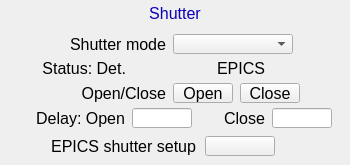
<?xml version="1.0" ?>
<ui version="4.0">
  <class>Dialog</class>
  <widget class="PyDMFrame" name="screen">
    <property name="geometry">
      <rect>
        <x>85</x>
        <y>111</y>
        <width>350</width>
        <height>165</height>
      </rect>
    </property>
    <property name="minimumSize">
      <size>
        <width>350</width>
        <height>165</height>
      </size>
    </property>
    <property name="styleSheet">
      <string notr="true">PyDMFrame#screen {
  color: rgb(0, 0, 0);
  background-color: rgb(187, 187, 187);
  }</string>
    </property>
    <property name="windowTitle">
      <string>ADShutter</string>
    </property>
    <layout class="QGridLayout" name="gridLayout" columnstretch="6,9,31,20,56,3,1,6,8,26,7,19,4,9,5,5,14,4,7,25,7,3,18,7,32,18" rowstretch="2,1,20,11,20,4,1,18,1,5,20,5,20,8,20,9">
      <property name="leftMargin">
        <number>0</number>
      </property>
      <property name="topMargin">
        <number>0</number>
      </property>
      <property name="rightMargin">
        <number>0</number>
      </property>
      <property name="bottomMargin">
        <number>0</number>
      </property>
      <property name="horizontalSpacing">
        <number>0</number>
      </property>
      <property name="verticalSpacing">
        <number>0</number>
      </property>
      <item row="1" column="5" rowspan="2" colspan="12">
        <widget class="PyDMDrawingRectangle" name="rectangle">
          <property name="geometry">
            <rect>
              <x>122</x>
              <y>2</y>
              <width>107</width>
              <height>21</height>
            </rect>
          </property>
          <property name="sizePolicy">
            <sizepolicy hsizetype="Ignored" vsizetype="Ignored">
              <horstretch>0</horstretch>
              <verstretch>0</verstretch>
            </sizepolicy>
          </property>
          <property name="brush" stdset="0">
            <brush brushstyle="SolidPattern">
              <color alpha="255">
                <red>218</red>
                <green>218</green>
                <blue>218</blue>
              </color>
            </brush>
          </property>
          <property name="penStyle" stdset="0">
            <enum>Qt::SolidLine</enum>
          </property>
          <property name="penColor" stdset="0">
            <color>
              <red>218</red>
              <green>218</green>
              <blue>218</blue>
            </color>
          </property>
          <property name="penWidth" stdset="0">
            <double>0</double>
          </property>
          <property name="penCapStyle" stdset="0">
            <enum>Qt::FlatCap</enum>
          </property>
          <property name="toolTip">
            <string>rectangle</string>
          </property>
        </widget>
      </item>
      <item row="0" column="0" rowspan="16" colspan="26">
        <widget class="PyDMDrawingRectangle" name="rectangle_1">
          <property name="geometry">
            <rect>
              <x>0</x>
              <y>0</y>
              <width>350</width>
              <height>165</height>
            </rect>
          </property>
          <property name="sizePolicy">
            <sizepolicy hsizetype="Ignored" vsizetype="Ignored">
              <horstretch>0</horstretch>
              <verstretch>0</verstretch>
            </sizepolicy>
          </property>
          <property name="brush" stdset="0">
            <brush brushstyle="NoBrush">
              <color alpha="255">
                <red>0</red>
                <green>0</green>
                <blue>0</blue>
              </color>
            </brush>
          </property>
          <property name="penStyle" stdset="0">
            <enum>Qt::SolidLine</enum>
          </property>
          <property name="penColor" stdset="0">
            <color>
              <red>0</red>
              <green>0</green>
              <blue>0</blue>
            </color>
          </property>
          <property name="penWidth" stdset="0">
            <double>1</double>
          </property>
          <property name="penCapStyle" stdset="0">
            <enum>Qt::FlatCap</enum>
          </property>
          <property name="toolTip">
            <string>rectangle_1</string>
          </property>
        </widget>
      </item>
      <item row="2" column="9" colspan="6">
        <widget class="QLabel" name="text">
          <property name="geometry">
            <rect>
              <x>140</x>
              <y>3</y>
              <width>70</width>
              <height>20</height>
            </rect>
          </property>
          <property name="sizePolicy">
            <sizepolicy hsizetype="Ignored" vsizetype="Ignored">
              <horstretch>0</horstretch>
              <verstretch>0</verstretch>
            </sizepolicy>
          </property>
          <property name="text">
            <string>Shutter</string>
          </property>
          <property name="font">
            <font>
              <pointsize>12</pointsize>
            </font>
          </property>
          <property name="brush" stdset="0">
            <brush brushstyle="SolidPattern">
              <color alpha="255">
                <red>10</red>
                <green>0</green>
                <blue>184</blue>
              </color>
            </brush>
          </property>
          <property name="toolTip">
            <string>text</string>
          </property>
          <property name="alignment">
            <set>Qt::AlignCenter</set>
          </property>
          <property name="styleSheet">
            <string notr="true">QLabel#text {
  color: rgb(10, 0, 184);
  }</string>
          </property>
        </widget>
      </item>
      <item row="4" column="3" colspan="7">
        <widget class="QLabel" name="text_1">
          <property name="geometry">
            <rect>
              <x>46</x>
              <y>34</y>
              <width>120</width>
              <height>20</height>
            </rect>
          </property>
          <property name="sizePolicy">
            <sizepolicy hsizetype="Ignored" vsizetype="Ignored">
              <horstretch>0</horstretch>
              <verstretch>0</verstretch>
            </sizepolicy>
          </property>
          <property name="text">
            <string>Shutter mode</string>
          </property>
          <property name="font">
            <font>
              <pointsize>12</pointsize>
            </font>
          </property>
          <property name="brush" stdset="0">
            <brush brushstyle="SolidPattern">
              <color alpha="255">
                <red>0</red>
                <green>0</green>
                <blue>0</blue>
              </color>
            </brush>
          </property>
          <property name="toolTip">
            <string>text_1</string>
          </property>
          <property name="alignment">
            <set>Qt::AlignRight|Qt::AlignTrailing|Qt::AlignVCenter</set>
          </property>
          <property name="styleSheet">
            <string notr="true">QLabel#text_1 {
  color: rgb(0, 0, 0);
  }</string>
          </property>
        </widget>
      </item>
      <item row="4" column="11" colspan="12">
        <widget class="PyDMEnumComboBox" name="menu">
          <property name="geometry">
            <rect>
              <x>173</x>
              <y>34</y>
              <width>120</width>
              <height>20</height>
            </rect>
          </property>
          <property name="sizePolicy">
            <sizepolicy hsizetype="Ignored" vsizetype="Ignored">
              <horstretch>0</horstretch>
              <verstretch>0</verstretch>
            </sizepolicy>
          </property>
          <property name="toolTip">
            <string>${P}${R}ShutterMode</string>
          </property>
          <property name="channel" stdset="0">
            <string>ca://${P}${R}ShutterMode</string>
          </property>
          <property name="font">
            <font>
              <pointsize>12</pointsize>
            </font>
          </property>
          <property name="styleSheet">
            <string notr="true">PyDMEnumComboBox#menu {
  color: rgb(0, 0, 0);
  background-color: rgb(115, 223, 255);
  }</string>
          </property>
        </widget>
      </item>
      <item row="10" column="4" colspan="6">
        <widget class="QLabel" name="text_2">
          <property name="geometry">
            <rect>
              <x>66</x>
              <y>83</y>
              <width>100</width>
              <height>20</height>
            </rect>
          </property>
          <property name="sizePolicy">
            <sizepolicy hsizetype="Ignored" vsizetype="Ignored">
              <horstretch>0</horstretch>
              <verstretch>0</verstretch>
            </sizepolicy>
          </property>
          <property name="text">
            <string>Open/Close</string>
          </property>
          <property name="font">
            <font>
              <pointsize>12</pointsize>
            </font>
          </property>
          <property name="brush" stdset="0">
            <brush brushstyle="SolidPattern">
              <color alpha="255">
                <red>0</red>
                <green>0</green>
                <blue>0</blue>
              </color>
            </brush>
          </property>
          <property name="toolTip">
            <string>text_2</string>
          </property>
          <property name="alignment">
            <set>Qt::AlignRight|Qt::AlignTrailing|Qt::AlignVCenter</set>
          </property>
          <property name="styleSheet">
            <string notr="true">QLabel#text_2 {
  color: rgb(0, 0, 0);
  }</string>
          </property>
        </widget>
      </item>
      <item row="10" column="11" colspan="7">
        <widget class="PyDMPushButton" name="message_button">
          <property name="geometry">
            <rect>
              <x>173</x>
              <y>83</y>
              <width>60</width>
              <height>20</height>
            </rect>
          </property>
          <property name="sizePolicy">
            <sizepolicy hsizetype="Ignored" vsizetype="Ignored">
              <horstretch>0</horstretch>
              <verstretch>0</verstretch>
            </sizepolicy>
          </property>
          <property name="text">
            <string>Open</string>
          </property>
          <property name="font">
            <font>
              <pointsize>12</pointsize>
            </font>
          </property>
          <property name="toolTip">
            <string>${P}${R}ShutterControl</string>
          </property>
          <property name="channel" stdset="0">
            <string>ca://${P}${R}ShutterControl</string>
          </property>
          <property name="pressValue" stdset="0">
            <string>1</string>
          </property>
          <property name="styleSheet">
            <string notr="true">PyDMPushButton#message_button {
  color: rgb(0, 0, 0);
  background-color: rgb(115, 223, 255);
  }</string>
          </property>
        </widget>
      </item>
      <item row="10" column="19" colspan="5">
        <widget class="PyDMPushButton" name="message_button_1">
          <property name="geometry">
            <rect>
              <x>240</x>
              <y>83</y>
              <width>60</width>
              <height>20</height>
            </rect>
          </property>
          <property name="sizePolicy">
            <sizepolicy hsizetype="Ignored" vsizetype="Ignored">
              <horstretch>0</horstretch>
              <verstretch>0</verstretch>
            </sizepolicy>
          </property>
          <property name="text">
            <string>Close</string>
          </property>
          <property name="font">
            <font>
              <pointsize>12</pointsize>
            </font>
          </property>
          <property name="toolTip">
            <string>${P}${R}ShutterControl</string>
          </property>
          <property name="channel" stdset="0">
            <string>ca://${P}${R}ShutterControl</string>
          </property>
          <property name="pressValue" stdset="0">
            <string>0</string>
          </property>
          <property name="styleSheet">
            <string notr="true">PyDMPushButton#message_button_1 {
  color: rgb(0, 0, 0);
  background-color: rgb(115, 223, 255);
  }</string>
          </property>
        </widget>
      </item>
      <item row="6" column="1" rowspan="3" colspan="6">
        <widget class="QLabel" name="text_3">
          <property name="geometry">
            <rect>
              <x>6</x>
              <y>58</y>
              <width>120</width>
              <height>20</height>
            </rect>
          </property>
          <property name="sizePolicy">
            <sizepolicy hsizetype="Ignored" vsizetype="Ignored">
              <horstretch>0</horstretch>
              <verstretch>0</verstretch>
            </sizepolicy>
          </property>
          <property name="text">
            <string>Status: Det.</string>
          </property>
          <property name="font">
            <font>
              <pointsize>12</pointsize>
            </font>
          </property>
          <property name="brush" stdset="0">
            <brush brushstyle="SolidPattern">
              <color alpha="255">
                <red>0</red>
                <green>0</green>
                <blue>0</blue>
              </color>
            </brush>
          </property>
          <property name="toolTip">
            <string>text_3</string>
          </property>
          <property name="alignment">
            <set>Qt::AlignRight|Qt::AlignTrailing|Qt::AlignVCenter</set>
          </property>
          <property name="styleSheet">
            <string notr="true">QLabel#text_3 {
  color: rgb(0, 0, 0);
  }</string>
          </property>
        </widget>
      </item>
      <item row="7" column="8" colspan="4">
        <widget class="PyDMLabel" name="text_update">
          <property name="geometry">
            <rect>
              <x>132</x>
              <y>59</y>
              <width>60</width>
              <height>18</height>
            </rect>
          </property>
          <property name="sizePolicy">
            <sizepolicy hsizetype="Ignored" vsizetype="Ignored">
              <horstretch>0</horstretch>
              <verstretch>0</verstretch>
            </sizepolicy>
          </property>
          <property name="toolTip">
            <string>PV: ${P}${R}ShutterStatus_RBV</string>
          </property>
          <property name="channel" stdset="0">
            <string>ca://${P}${R}ShutterStatus_RBV</string>
          </property>
          <property name="displayFormat" stdset="0">
            <enum>PyDMLabel::String</enum>
          </property>
          <property name="font">
            <font>
              <pointsize>10</pointsize>
            </font>
          </property>
          <property name="alignment">
            <set>Qt::AlignCenter</set>
          </property>
          <property name="textInteractionFlags">
            <set>Qt::TextSelectableByKeyboard|Qt::TextSelectableByMouse</set>
          </property>
          <property name="styleSheet">
            <string notr="true">PyDMLabel#text_update {
  color: rgb(10, 0, 184);
  background-color: rgb(218, 218, 218);
  }</string>
          </property>
        </widget>
      </item>
      <item row="12" column="8" colspan="4">
        <widget class="PyDMLineEdit" name="text_entry">
          <property name="geometry">
            <rect>
              <x>132</x>
              <y>108</y>
              <width>60</width>
              <height>20</height>
            </rect>
          </property>
          <property name="sizePolicy">
            <sizepolicy hsizetype="Ignored" vsizetype="Ignored">
              <horstretch>0</horstretch>
              <verstretch>0</verstretch>
            </sizepolicy>
          </property>
          <property name="channel" stdset="0">
            <string>ca://${P}${R}ShutterOpenDelay</string>
          </property>
          <property name="toolTip">
            <string>${P}${R}ShutterOpenDelay</string>
          </property>
          <property name="font">
            <font>
              <pointsize>12</pointsize>
            </font>
          </property>
          <property name="styleSheet">
            <string notr="true">PyDMLineEdit#text_entry {
  color: rgb(0, 0, 0);
  background-color: rgb(115, 223, 255);
  border: 1px solid black;
  margin: 0px;
  padding: 0px;
  spacing: 0px;
  }</string>
          </property>
        </widget>
      </item>
      <item row="12" column="2" colspan="4">
        <widget class="QLabel" name="text_4">
          <property name="geometry">
            <rect>
              <x>15</x>
              <y>108</y>
              <width>110</width>
              <height>20</height>
            </rect>
          </property>
          <property name="sizePolicy">
            <sizepolicy hsizetype="Ignored" vsizetype="Ignored">
              <horstretch>0</horstretch>
              <verstretch>0</verstretch>
            </sizepolicy>
          </property>
          <property name="text">
            <string>Delay: Open</string>
          </property>
          <property name="font">
            <font>
              <pointsize>12</pointsize>
            </font>
          </property>
          <property name="brush" stdset="0">
            <brush brushstyle="SolidPattern">
              <color alpha="255">
                <red>0</red>
                <green>0</green>
                <blue>0</blue>
              </color>
            </brush>
          </property>
          <property name="toolTip">
            <string>text_4</string>
          </property>
          <property name="alignment">
            <set>Qt::AlignRight|Qt::AlignTrailing|Qt::AlignVCenter</set>
          </property>
          <property name="styleSheet">
            <string notr="true">QLabel#text_4 {
  color: rgb(0, 0, 0);
  }</string>
          </property>
        </widget>
      </item>
      <item row="12" column="16" colspan="4">
        <widget class="QLabel" name="text_5">
          <property name="geometry">
            <rect>
              <x>215</x>
              <y>108</y>
              <width>50</width>
              <height>20</height>
            </rect>
          </property>
          <property name="sizePolicy">
            <sizepolicy hsizetype="Ignored" vsizetype="Ignored">
              <horstretch>0</horstretch>
              <verstretch>0</verstretch>
            </sizepolicy>
          </property>
          <property name="text">
            <string>Close</string>
          </property>
          <property name="font">
            <font>
              <pointsize>12</pointsize>
            </font>
          </property>
          <property name="brush" stdset="0">
            <brush brushstyle="SolidPattern">
              <color alpha="255">
                <red>0</red>
                <green>0</green>
                <blue>0</blue>
              </color>
            </brush>
          </property>
          <property name="toolTip">
            <string>text_5</string>
          </property>
          <property name="alignment">
            <set>Qt::AlignRight|Qt::AlignTrailing|Qt::AlignVCenter</set>
          </property>
          <property name="styleSheet">
            <string notr="true">QLabel#text_5 {
  color: rgb(0, 0, 0);
  }</string>
          </property>
        </widget>
      </item>
      <item row="12" column="21" colspan="4">
        <widget class="PyDMLineEdit" name="text_entry_1">
          <property name="geometry">
            <rect>
              <x>272</x>
              <y>108</y>
              <width>60</width>
              <height>20</height>
            </rect>
          </property>
          <property name="sizePolicy">
            <sizepolicy hsizetype="Ignored" vsizetype="Ignored">
              <horstretch>0</horstretch>
              <verstretch>0</verstretch>
            </sizepolicy>
          </property>
          <property name="channel" stdset="0">
            <string>ca://${P}${R}ShutterCloseDelay</string>
          </property>
          <property name="toolTip">
            <string>${P}${R}ShutterCloseDelay</string>
          </property>
          <property name="font">
            <font>
              <pointsize>12</pointsize>
            </font>
          </property>
          <property name="styleSheet">
            <string notr="true">PyDMLineEdit#text_entry_1 {
  color: rgb(0, 0, 0);
  background-color: rgb(115, 223, 255);
  border: 1px solid black;
  margin: 0px;
  padding: 0px;
  spacing: 0px;
  }</string>
          </property>
        </widget>
      </item>
      <item row="14" column="14" colspan="8">
        <widget class="PyDMRelatedDisplayButton" name="related_display">
          <property name="geometry">
            <rect>
              <x>205</x>
              <y>136</y>
              <width>70</width>
              <height>20</height>
            </rect>
          </property>
          <property name="sizePolicy">
            <sizepolicy hsizetype="Ignored" vsizetype="Ignored">
              <horstretch>0</horstretch>
              <verstretch>0</verstretch>
            </sizepolicy>
          </property>
          <property name="showIcon" stdset="0">
            <bool>true</bool>
          </property>
          <property name="font">
            <font>
              <pointsize>12</pointsize>
            </font>
          </property>
          <property name="styleSheet">
            <string notr="true">PyDMRelatedDisplayButton#related_display {
  color: rgb(0, 0, 0);
  background-color: rgb(115, 223, 255);
  }</string>
          </property>
          <property name="titles" stdset="0">
            <stringlist>
              <string>EPICS shutter setup</string>
            </stringlist>
          </property>
          <property name="filenames" stdset="0">
            <stringlist>
              <string>ADEpicsShutter.ui</string>
            </stringlist>
          </property>
          <property name="macros" stdset="0">
            <stringlist>
              <string>P=${P},R=${R}</string>
            </stringlist>
          </property>
          <property name="openInNewWindow" stdset="0">
            <bool>true</bool>
          </property>
        </widget>
      </item>
      <item row="14" column="1" colspan="12">
        <widget class="QLabel" name="text_6">
          <property name="geometry">
            <rect>
              <x>6</x>
              <y>136</y>
              <width>190</width>
              <height>20</height>
            </rect>
          </property>
          <property name="sizePolicy">
            <sizepolicy hsizetype="Ignored" vsizetype="Ignored">
              <horstretch>0</horstretch>
              <verstretch>0</verstretch>
            </sizepolicy>
          </property>
          <property name="text">
            <string>EPICS shutter setup</string>
          </property>
          <property name="font">
            <font>
              <pointsize>12</pointsize>
            </font>
          </property>
          <property name="brush" stdset="0">
            <brush brushstyle="SolidPattern">
              <color alpha="255">
                <red>0</red>
                <green>0</green>
                <blue>0</blue>
              </color>
            </brush>
          </property>
          <property name="toolTip">
            <string>text_6</string>
          </property>
          <property name="alignment">
            <set>Qt::AlignRight|Qt::AlignTrailing|Qt::AlignVCenter</set>
          </property>
          <property name="styleSheet">
            <string notr="true">QLabel#text_6 {
  color: rgb(0, 0, 0);
  }</string>
          </property>
        </widget>
      </item>
      <item row="6" column="16" rowspan="3" colspan="4">
        <widget class="QLabel" name="text_7">
          <property name="geometry">
            <rect>
              <x>215</x>
              <y>58</y>
              <width>50</width>
              <height>20</height>
            </rect>
          </property>
          <property name="sizePolicy">
            <sizepolicy hsizetype="Ignored" vsizetype="Ignored">
              <horstretch>0</horstretch>
              <verstretch>0</verstretch>
            </sizepolicy>
          </property>
          <property name="text">
            <string>EPICS</string>
          </property>
          <property name="font">
            <font>
              <pointsize>12</pointsize>
            </font>
          </property>
          <property name="brush" stdset="0">
            <brush brushstyle="SolidPattern">
              <color alpha="255">
                <red>0</red>
                <green>0</green>
                <blue>0</blue>
              </color>
            </brush>
          </property>
          <property name="toolTip">
            <string>text_7</string>
          </property>
          <property name="alignment">
            <set>Qt::AlignRight|Qt::AlignTrailing|Qt::AlignVCenter</set>
          </property>
          <property name="styleSheet">
            <string notr="true">QLabel#text_7 {
  color: rgb(0, 0, 0);
  }</string>
          </property>
        </widget>
      </item>
      <item row="7" column="21" colspan="4">
        <widget class="PyDMLabel" name="text_update_1">
          <property name="geometry">
            <rect>
              <x>272</x>
              <y>59</y>
              <width>60</width>
              <height>18</height>
            </rect>
          </property>
          <property name="sizePolicy">
            <sizepolicy hsizetype="Ignored" vsizetype="Ignored">
              <horstretch>0</horstretch>
              <verstretch>0</verstretch>
            </sizepolicy>
          </property>
          <property name="toolTip">
            <string>PV: ${P}${R}ShutterStatusEPICS_RBV</string>
          </property>
          <property name="channel" stdset="0">
            <string>ca://${P}${R}ShutterStatusEPICS_RBV</string>
          </property>
          <property name="displayFormat" stdset="0">
            <enum>PyDMLabel::String</enum>
          </property>
          <property name="font">
            <font>
              <pointsize>10</pointsize>
            </font>
          </property>
          <property name="alignment">
            <set>Qt::AlignCenter</set>
          </property>
          <property name="textInteractionFlags">
            <set>Qt::TextSelectableByKeyboard|Qt::TextSelectableByMouse</set>
          </property>
          <property name="styleSheet">
            <string notr="true">PyDMLabel#text_update_1 {
  color: rgb(10, 0, 184);
  background-color: rgb(218, 218, 218);
  }</string>
          </property>
        </widget>
      </item>
    </layout>
    <zorder>rectangle</zorder>
    <zorder>rectangle_1</zorder>
    <zorder>text</zorder>
    <zorder>text_1</zorder>
    <zorder>menu</zorder>
    <zorder>text_2</zorder>
    <zorder>message_button</zorder>
    <zorder>message_button_1</zorder>
    <zorder>text_3</zorder>
    <zorder>text_update</zorder>
    <zorder>text_entry</zorder>
    <zorder>text_4</zorder>
    <zorder>text_5</zorder>
    <zorder>text_entry_1</zorder>
    <zorder>related_display</zorder>
    <zorder>text_6</zorder>
    <zorder>text_7</zorder>
    <zorder>text_update_1</zorder>
  </widget>
  <customwidgets>
    <customwidget>
      <class>PyDMDrawingRectangle</class>
      <extends>QWidget</extends>
      <header>pydm.widgets.drawing</header>
    </customwidget>
    <customwidget>
      <class>PyDMLabel</class>
      <extends>QLabel</extends>
      <header>pydm.widgets.label</header>
    </customwidget>
    <customwidget>
      <class>PyDMEnumComboBox</class>
      <extends>QComboBox</extends>
      <header>pydm.widgets.enum_combo_box</header>
    </customwidget>
    <customwidget>
      <class>PyDMPushButton</class>
      <extends>QPushButton</extends>
      <header>pydm.widgets.pushbutton</header>
    </customwidget>
    <customwidget>
      <class>PyDMLineEdit</class>
      <extends>QLineEdit</extends>
      <header>pydm.widgets.line_edit</header>
    </customwidget>
    <customwidget>
      <class>PyDMRelatedDisplayButton</class>
      <extends>QPushButton</extends>
      <header>pydm.widgets.related_display_button</header>
    </customwidget>
    <customwidget>
      <class>PyDMFrame</class>
      <extends>QFrame</extends>
      <header>pydm.widgets.frame</header>
    </customwidget>
  </customwidgets>
</ui>
